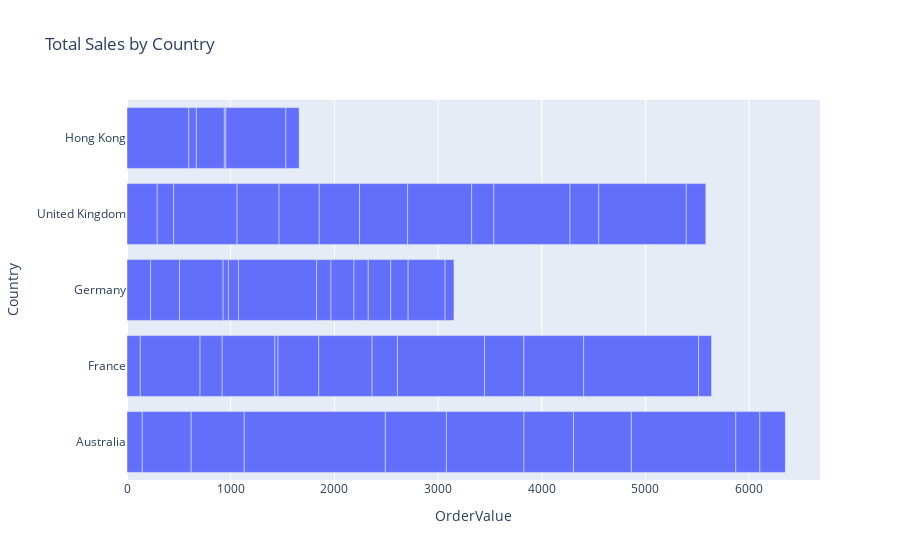

Notebook code cell kept with this figure:
### Code cell
bar_fig = px.bar(
data_frame = country_ecom_data,
x='OrderValue',
y='Country',
title='Total Sales by Country')
bar_fig.show()

### Figure 1 — Plotly figure (JSON) as saved in the notebook; plotly's stock layout.template omitted (floating-point values rounded to 4 significant figures)
{"data": [{"alignmentgroup": "True", "hovertemplate": "OrderValue=%{x}<br>Country=%{y}<extra></extra>", "legendgroup": "", "marker": {"color": "#636efa", "pattern": {"shape": ""}}, "name": "", "offsetgroup": "", "orientation": "h", "showlegend": false, "textposition": "auto", "type": "bar", "x": [147.5, 128.3, 227.7, 291.8, 471.3, 576.3, 279.1, 595.8, 157.8, 511.9, 213.6, 420.5, 612.7, 1361.0, 508.5, 50.55, 404.5, 30.3, 98, 73.1, 387.4, 589.4, 392.8, 753.3, 269.9, 389.0, 748, 514, 138.4, 15, 463.5, 477.3, 244.9, 222.0, 618.1, 558.2, 839.3, 137.6, 578.9, 213.2, 1008.0, 379.6, 217.3, 734.9, 231.9, 577.1, 167.5, 127.6, 278.4, 245.8, 1108.0, 356.8, 842.8, 125.1, 85.08, 188.7], "xaxis": "x", "y": ["Australia", "France", "Germany", "United Kingdom", "Australia", "France", "Germany", "Hong Kong", "United Kingdom", "Australia", "France", "Germany", "United Kingdom", "Australia", "France", "Germany", "United Kingdom", "France", "Germany", "Hong Kong", "United Kingdom", "Australia", "France", "Germany", "Hong Kong", "United Kingdom", "Australia", "France", "Germany", "Hong Kong", "United Kingdom", "Australia", "France", "Germany", "United Kingdom", "Australia", "France", "Germany", "Hong Kong", "United Kingdom", "Australia", "France", "Germany", "United Kingdom", "Australia", "France", "Germany", "Hong Kong", "United Kingdom", "Australia", "France", "Germany", "United Kingdom", "France", "Germany", "United Kingdom"], "yaxis": "y"}], "layout": {"barmode": "relative", "legend": {"tracegroupgap": 0}, "title": {"text": "Total Sales by Country"}, "xaxis": {"anchor": "y", "domain": [0, 1], "title": {"text": "OrderValue"}}, "yaxis": {"anchor": "x", "domain": [0, 1], "title": {"text": "Country"}}}}
